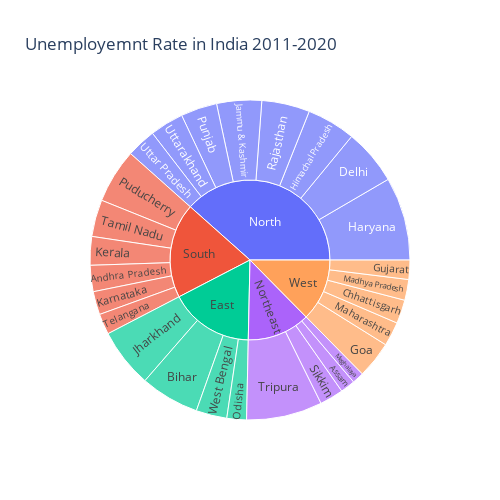

The code cell stored with this chart in its notebook:
### Code cell
umply = data2[["States","Region","Estimated Unemployement Rate"]]
figure = px.sunburst(umply,path=["Region","States"],
                    values="Estimated Unemployement Rate",
                    width=500,height=500,color_continuous_scale="RdY2Gn",
                    title="Unemployemnt Rate in India 2011-2020")
figure.show()

### Figure 1 — Plotly figure (JSON) as saved in the notebook; plotly's stock layout.template omitted (floating-point values rounded to 4 significant figures)
{"data": [{"branchvalues": "total", "domain": {"x": [0, 1], "y": [0, 1]}, "hovertemplate": "labels=%{label}<br>Estimated Unemployement Rate=%{value}<br>parent=%{parent}<br>id=%{id}<extra></extra>", "ids": ["South/Andhra Pradesh", "Northeast/Assam", "East/Bihar", "West/Chhattisgarh", "North/Delhi", "West/Goa", "West/Gujarat", "North/Haryana", "North/Himachal Pradesh", "North/Jammu & Kashmir", "East/Jharkhand", "South/Karnataka", "South/Kerala", "West/Madhya Pradesh", "West/Maharashtra", "Northeast/Meghalaya", "East/Odisha", "South/Puducherry", "North/Punjab", "North/Rajasthan", "Northeast/Sikkim", "South/Tamil Nadu", "South/Telangana", "Northeast/Tripura", "North/Uttar Pradesh", "North/Uttarakhand", "East/West Bengal", "East", "North", "Northeast", "South", "West"], "labels": ["Andhra Pradesh", "Assam", "Bihar", "Chhattisgarh", "Delhi", "Goa", "Gujarat", "Haryana", "Himachal Pradesh", "Jammu & Kashmir", "Jharkhand", "Karnataka", "Kerala", "Madhya Pradesh", "Maharashtra", "Meghalaya", "Odisha", "Puducherry", "Punjab", "Rajasthan", "Sikkim", "Tamil Nadu", "Telangana", "Tripura", "Uttar Pradesh", "Uttarakhand", "West Bengal", "East", "North", "Northeast", "South", "West"], "name": "", "parents": ["South", "Northeast", "East", "West", "North", "West", "West", "North", "North", "North", "East", "South", "South", "West", "West", "Northeast", "East", "South", "North", "North", "Northeast", "South", "South", "Northeast", "North", "North", "East", "", "", "", "", ""], "type": "sunburst", "values": [86.64, 48.56, 194.7, 78.19, 184.1, 121.7, 63.76, 274.8, 160.7, 148.3, 195.4, 76.68, 94.34, 68.54, 79.79, 38.66, 64.62, 179.4, 119.8, 158.7, 78.34, 121.9, 68.33, 250.6, 97.37, 111.6, 101.9, 556.6, 1255.0, 416.1, 627.3, 411.9]}], "layout": {"height": 500, "legend": {"tracegroupgap": 0}, "title": {"text": "Unemployemnt Rate in India 2011-2020"}, "width": 500}}
